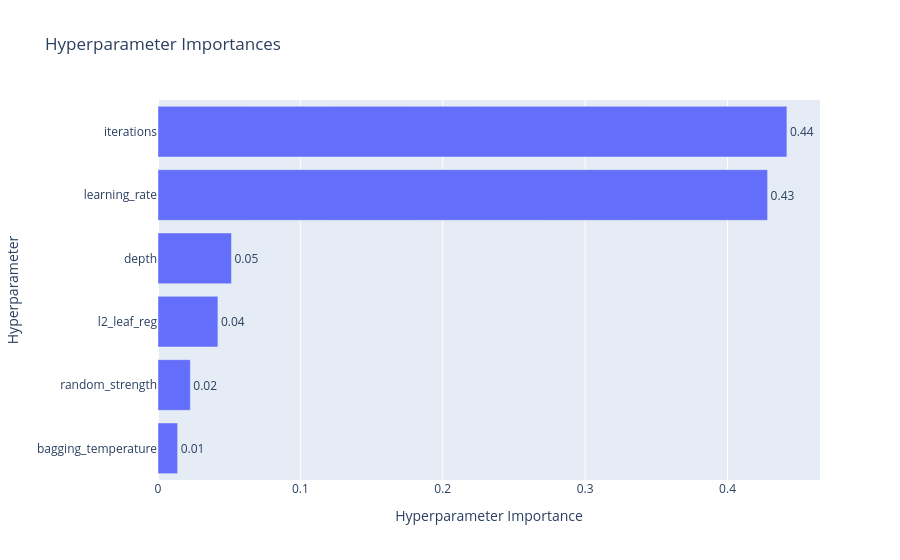

Notebook code cell kept with this figure:
### Code cell
plot_param_importances(study).show()

### Figure 1 — Plotly figure (JSON) as saved in the notebook; plotly's stock layout.template omitted (floating-point values rounded to 4 significant figures)
{"data": [{"cliponaxis": false, "hovertemplate": ["bagging_temperature (FloatDistribution): 0.013784891082424425<extra></extra>", "random_strength (FloatDistribution): 0.022698605209672502<extra></extra>", "l2_leaf_reg (FloatDistribution): 0.04207179683581662<extra></extra>", "depth (IntDistribution): 0.05161438158775238<extra></extra>", "learning_rate (FloatDistribution): 0.4281338907760895<extra></extra>", "iterations (IntDistribution): 0.4416964345082446<extra></extra>"], "name": "Objective Value", "orientation": "h", "text": ["0.01", "0.02", "0.04", "0.05", "0.43", "0.44"], "textposition": "outside", "type": "bar", "x": [0.01378, 0.0227, 0.04207, 0.05161, 0.4281, 0.4417], "y": ["bagging_temperature", "random_strength", "l2_leaf_reg", "depth", "learning_rate", "iterations"]}], "layout": {"title": {"text": "Hyperparameter Importances"}, "xaxis": {"title": {"text": "Hyperparameter Importance"}}, "yaxis": {"title": {"text": "Hyperparameter"}}}}
